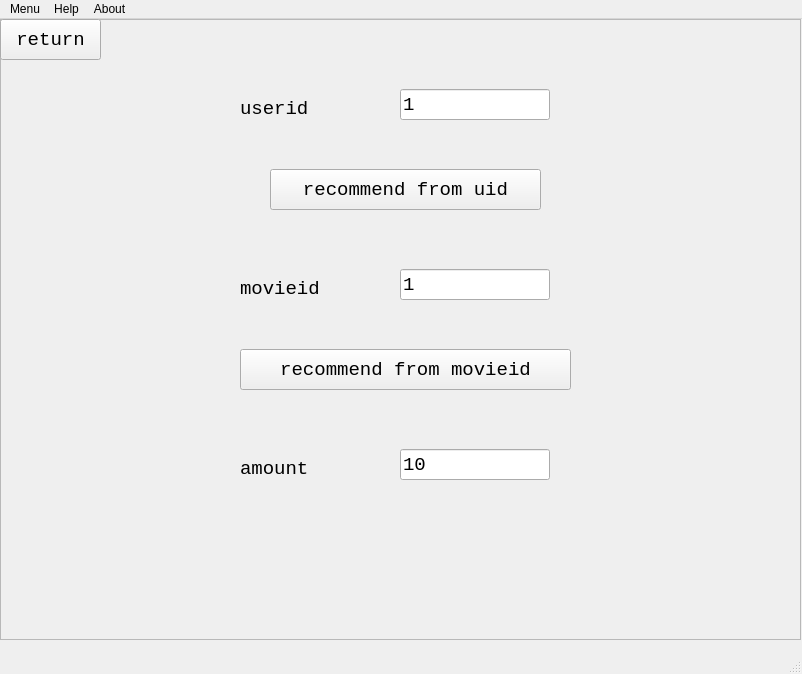
<?xml version="1.0" encoding="UTF-8"?>
<ui version="4.0">
 <class>MainWindow</class>
 <widget class="QMainWindow" name="MainWindow">
  <property name="geometry">
   <rect>
    <x>0</x>
    <y>0</y>
    <width>802</width>
    <height>674</height>
   </rect>
  </property>
  <property name="windowTitle">
   <string>MainWindow</string>
  </property>
  <widget class="QWidget" name="centralwidget">
   <widget class="QWidget" name="verticalLayoutWidget">
    <property name="geometry">
     <rect>
      <x>0</x>
      <y>0</y>
      <width>801</width>
      <height>621</height>
     </rect>
    </property>
    <layout class="QVBoxLayout" name="verticalLayout_2">
     <item>
      <layout class="QVBoxLayout" name="verticalLayout_3">
       <item>
        <widget class="QFrame" name="frame">
         <property name="enabled">
          <bool>true</bool>
         </property>
         <property name="styleSheet">
          <string notr="true">background-image:url(&quot;C:/Users/dongmie1999/Desktop/background.jpeg&quot;)</string>
         </property>
         <property name="frameShape">
          <enum>QFrame::StyledPanel</enum>
         </property>
         <property name="frameShadow">
          <enum>QFrame::Raised</enum>
         </property>
         <widget class="QLineEdit" name="userid_input">
          <property name="geometry">
           <rect>
            <x>400</x>
            <y>70</y>
            <width>150</width>
            <height>31</height>
           </rect>
          </property>
          <property name="font">
           <font>
            <family>Consolas</family>
            <pointsize>14</pointsize>
           </font>
          </property>
          <property name="text">
           <string>1</string>
          </property>
         </widget>
         <widget class="QLineEdit" name="movieid_input">
          <property name="geometry">
           <rect>
            <x>400</x>
            <y>250</y>
            <width>150</width>
            <height>31</height>
           </rect>
          </property>
          <property name="font">
           <font>
            <family>Consolas</family>
            <pointsize>14</pointsize>
           </font>
          </property>
          <property name="text">
           <string>1</string>
          </property>
         </widget>
         <widget class="QLineEdit" name="amount_input">
          <property name="geometry">
           <rect>
            <x>400</x>
            <y>430</y>
            <width>150</width>
            <height>31</height>
           </rect>
          </property>
          <property name="font">
           <font>
            <family>Consolas</family>
            <pointsize>14</pointsize>
           </font>
          </property>
          <property name="text">
           <string>10</string>
          </property>
         </widget>
         <widget class="QPushButton" name="recommend_from_movieid">
          <property name="geometry">
           <rect>
            <x>240</x>
            <y>330</y>
            <width>331</width>
            <height>41</height>
           </rect>
          </property>
          <property name="font">
           <font>
            <family>Consolas</family>
            <pointsize>14</pointsize>
           </font>
          </property>
          <property name="text">
           <string>recommend from movieid</string>
          </property>
          <property name="autoDefault">
           <bool>false</bool>
          </property>
          <property name="default">
           <bool>false</bool>
          </property>
          <property name="flat">
           <bool>false</bool>
          </property>
         </widget>
         <widget class="QPushButton" name="recommend_from_uid">
          <property name="geometry">
           <rect>
            <x>270</x>
            <y>150</y>
            <width>271</width>
            <height>41</height>
           </rect>
          </property>
          <property name="font">
           <font>
            <family>Consolas</family>
            <pointsize>14</pointsize>
           </font>
          </property>
          <property name="text">
           <string>recommend from uid</string>
          </property>
          <property name="autoDefault">
           <bool>false</bool>
          </property>
          <property name="default">
           <bool>false</bool>
          </property>
          <property name="flat">
           <bool>false</bool>
          </property>
         </widget>
         <widget class="QPushButton" name="return_2">
          <property name="geometry">
           <rect>
            <x>0</x>
            <y>0</y>
            <width>101</width>
            <height>41</height>
           </rect>
          </property>
          <property name="font">
           <font>
            <family>Consolas</family>
            <pointsize>14</pointsize>
           </font>
          </property>
          <property name="text">
           <string>return</string>
          </property>
          <property name="autoDefault">
           <bool>false</bool>
          </property>
          <property name="default">
           <bool>false</bool>
          </property>
          <property name="flat">
           <bool>false</bool>
          </property>
         </widget>
        </widget>
       </item>
      </layout>
     </item>
    </layout>
   </widget>
   <widget class="QLabel" name="amount">
    <property name="geometry">
     <rect>
      <x>240</x>
      <y>430</y>
      <width>110</width>
      <height>40</height>
     </rect>
    </property>
    <property name="font">
     <font>
      <family>Consolas</family>
      <pointsize>14</pointsize>
     </font>
    </property>
    <property name="text">
     <string>amount</string>
    </property>
   </widget>
   <widget class="QLabel" name="movieid">
    <property name="geometry">
     <rect>
      <x>240</x>
      <y>250</y>
      <width>110</width>
      <height>40</height>
     </rect>
    </property>
    <property name="font">
     <font>
      <family>Consolas</family>
      <pointsize>14</pointsize>
     </font>
    </property>
    <property name="text">
     <string>movieid</string>
    </property>
   </widget>
   <widget class="QLabel" name="userid">
    <property name="geometry">
     <rect>
      <x>240</x>
      <y>70</y>
      <width>110</width>
      <height>40</height>
     </rect>
    </property>
    <property name="font">
     <font>
      <family>Consolas</family>
      <pointsize>14</pointsize>
     </font>
    </property>
    <property name="text">
     <string>userid</string>
    </property>
   </widget>
  </widget>
  <widget class="QMenuBar" name="menubar">
   <property name="geometry">
    <rect>
     <x>0</x>
     <y>0</y>
     <width>802</width>
     <height>26</height>
    </rect>
   </property>
   <widget class="QMenu" name="menusetting">
    <property name="title">
     <string>Menu</string>
    </property>
    <addaction name="separator"/>
    <addaction name="actionsetting"/>
    <addaction name="separator"/>
    <addaction name="actionexit"/>
   </widget>
   <widget class="QMenu" name="menuhelp">
    <property name="title">
     <string>Help</string>
    </property>
    <addaction name="actiondocument_2"/>
   </widget>
   <widget class="QMenu" name="menuAbout">
    <property name="title">
     <string>About</string>
    </property>
    <addaction name="actionabout"/>
   </widget>
   <addaction name="menusetting"/>
   <addaction name="menuhelp"/>
   <addaction name="menuAbout"/>
  </widget>
  <widget class="QStatusBar" name="statusbar"/>
  <action name="actionsetting">
   <property name="text">
    <string>setting</string>
   </property>
  </action>
  <action name="actionexit">
   <property name="text">
    <string>exit</string>
   </property>
  </action>
  <action name="actiondocument_2">
   <property name="text">
    <string>document</string>
   </property>
  </action>
  <action name="actionabout">
   <property name="text">
    <string>about</string>
   </property>
  </action>
 </widget>
 <resources/>
 <connections/>
</ui>
